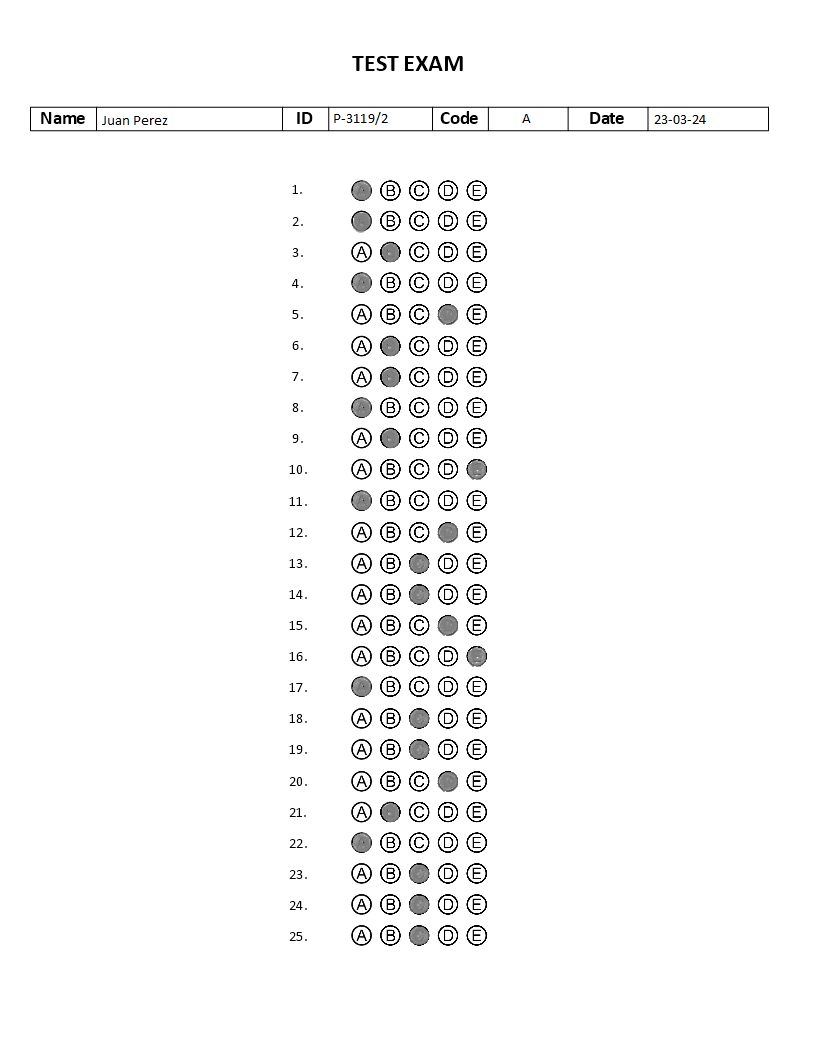
#> input picture multiple_choice_1.png, 816 x 1056 px
$ python ejercicio_2d.py
#> lines starting #> are read from the running program, lines starting #| are printed output that depends on the picture; after the words box and inside, x2 and y2 are one past the last pixel; in counts of white or black regions, pixels touching at a corner belong together
### ej2_b.py
import cv2
import numpy as np
import matplotlib.pyplot as plt
from acciones.funciones import corregir, adecuar

# Funcion para obtener el renlgon de datos del examen --> devuelve la iamgen ya recortada
def obtener_renglon_de_datos(examen):
    """
    Devuelve la imagen del renglón de los campos a analizar
    """
#> called with examen = 'multiple_choice_1.png'
    img = cv2.imread(examen, cv2.IMREAD_GRAYSCALE)
    umbral, umbralizada = cv2.threshold(img, 120, 255, cv2.THRESH_BINARY)
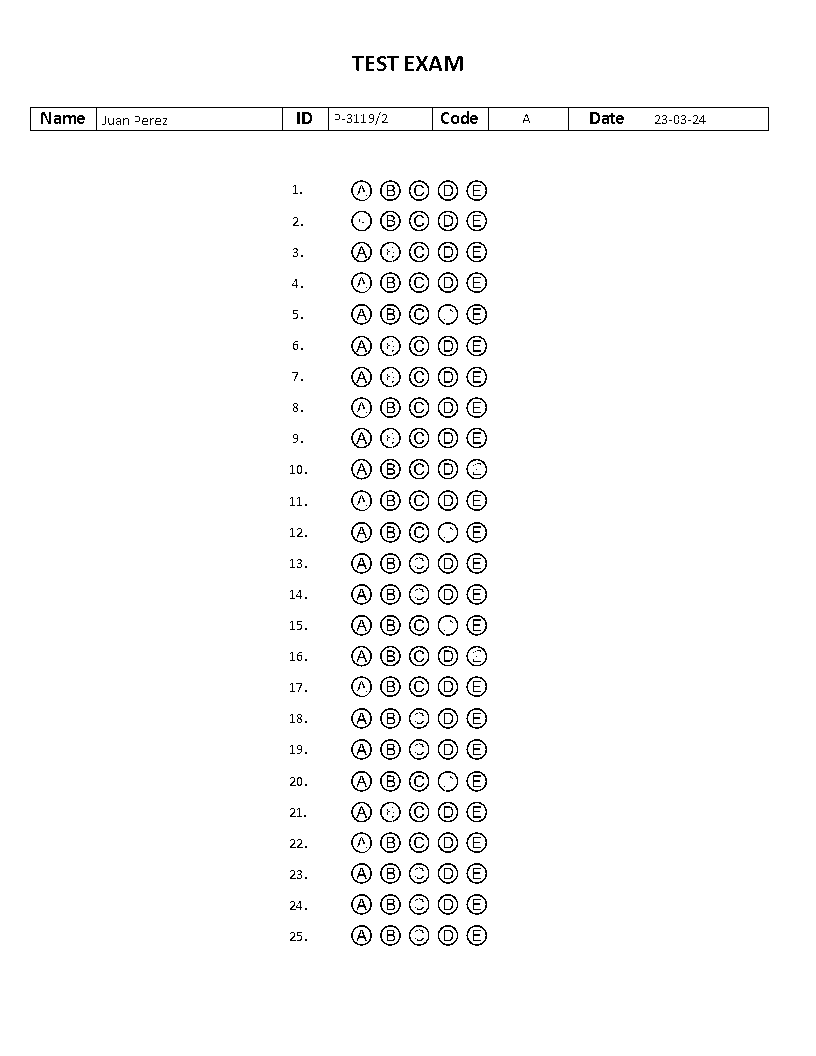
#> umbralizada: shape (1056, 816); 97.6% white; black in thin lines or dots, all inside (x1, y1, x2, y2) = (30, 56, 769, 946)

    # Verificar que umbral no sea None
    if umbral is not None:
        umbralizada = np.uint8(umbralizada)  # Convertir la imagen a tipo uint8
        img_neg = umbralizada == 0  # True -> blanco, False --> negro

        # [5 lines of commented-out code are left out]

        img_row_zeros = img_neg.any(axis=1)
        x = np.diff(img_row_zeros)
        renglones_indxs = np.argwhere(x)  # me devuelve donde empieza y termina el renglon, me interesa la pos 2 y 3
#> renglones_indxs = 54 values from 55 to 945
        renglon_de_datos = [renglones_indxs[2], renglones_indxs[3]]
#> renglon_de_datos = [[106], [130]]

        # Genero imagen para pasar como argumento a la otra que analiza el texto
        recorte_renglon = img[renglon_de_datos[0][0]:renglon_de_datos[1][0], :]

        return recorte_renglon
    else:
        print("Error: Umbral es None")
        return None

def obtener_datos_de_campos(imagen):
    """
    Funcion que devuelve una lista con las imagenes de los campos completados
    """
    campos = imagen

    _, umbral = cv2.threshold(campos, 220, 255, cv2.THRESH_BINARY)
    contornos, _ = cv2.findContours(umbral, cv2.RETR_EXTERNAL, cv2.CHAIN_APPROX_SIMPLE)
#> contornos = 10 contours; largest, box (x1, y1, x2, y2) and area: (97, 2, 282, 24) 3864, (649, 2, 768, 24) 2478, (330, 2, 432, 24) 2121, (569, 2, 647, 24) 1617, (489, 2, 567, 24) 1617

    campos = []

    for c in contornos:
        x, y, w, h = cv2.boundingRect(c)

        if w > 77:
          # chequeo que la posiscion de x no sea 569 porque coincide con el ancho del campo de codigo
          if x == 569:
            continue

          campos.append((x, y, w, h))
#> this loop made 10 passes
#> (c, x, y, w, h) on passes 1 to 7: ([[649, 2], [649, 23], [767, 23], [767, 2]], 649, 2, 119, 22), ([[569, 2], [569, 23], [646, 23], [646, 2]], 569, 2, 78, 22), ([[489, 2], [489, 23], [566, 23], [566, 2]], 489, 2, 78, 22), ([[433, 2], [433, 23], [487, 23], [487, 2]], 433, 2, 55, 22), ([[330, 2], [330, 23], [431, 23], [431, 2]], 330, 2, 102, 22), ([[283, 2], [283, 23], [327, 23], [327, 2]], 283, 2, 45, 22), ([[97, 2], [97, 23], [281, 23], [281, 2]], 97, 2, 185, 22)
#> after the loop, campos = [(649, 2, 119, 22), (489, 2, 78, 22), (330, 2, 102, 22), (97, 2, 185, 22)]

    # Genero imagenes para pasar como argumento a la otra que analiza los caracteres:
    indv_datos_del_examen=[]
    campos_a_retornar=imagen.copy()
    for x, y, w, h in campos:
      indv_datos_del_examen.append(campos_a_retornar[y+3:y+h-3, x+3:x+w-3]) # Agrego los recortes de los campos, el +3, -3 para descartar los borde
#> this loop made 4 passes
#> (x, w) on passes 1 to 4: (649, 119), (489, 78), (330, 102), (97, 185)
#> after the loop, indv_datos_del_examen = 4 items

    return indv_datos_del_examen

def contar_componentes(campos):
    """
    Función que cuenta los caracteres de mi imagen
    """
    componentes={}
    con = 0

    for imagen in campos:
      ret, thresh = cv2.threshold(imagen, 127, 255, 0)

      #cv2 Componets detecta los blancos como porciones de componentes --> hay que invertir los bits
      img = cv2.bitwise_not(thresh)
      output = cv2.connectedComponentsWithStats(img)
      caracteres = output[0]-1

      stats = output[2]
      sort_index = np.argsort(stats[:, 0])
      stats = stats[sort_index]

      # Descartar las componentes de ancho pequeño
      for i in range(len(stats)):
        if i >= 1:
          anchura = stats[i][2]
          if anchura <= 2:
             caracteres = caracteres -1

      espacios =  []
      for i in range(len(stats)):
        if i > 1: # para calcular la diferencia con el anterior
          val_espacio = stats[i][0]-(stats[i-1][0]) # calculo la diferencia entre la cordenada x de mi componente siguiente y la anterior
          if val_espacio > 9 and  i > 2: # > 2 Es para descartar el vector de mi primer componente. Porque las masyusculas tienden a ser mas anchas y no corresponden a espacios
            espacios.append(val_espacio)

      clave = f"campo_{con}"
      componentes[clave] = (caracteres, len(espacios))
      con = con + 1

    return componentes

def validar_caracteres(componentes):

  for val, keys in componentes.items():
    n_caracteres = keys[0]
    espacios = keys[1]

    if val == "campo_1":
       if n_caracteres == 1:
          print("CODE:OK")
       else:
          print("CODE: MAL")

    if val == "campo_2" or val == "campo_0":
       if n_caracteres == 8:
          if val == "campo_0":
            print("DATE:OK")
          else:
            print("ID:OK")
       else:
          if val == "campo_0":
            print("DATE:MAL")
          else:
            print("ID: MAL" )

    if val == "campo_3":
       if n_caracteres > 1 and  n_caracteres <= 25 and espacios == 1:
          print("NAME:OK")
       else:
          print("NAME: MAL" )

def main(multiple_choice):
  '''Función para retornar el nombre del exámen y el número de respuestas correctas'''
  lista_de_examenes = multiple_choice
  resultados = []  # Lista para almacenar los resultados de los exámenes
  ex_id = 0

  for examen in lista_de_examenes:
     print(f"Examen: {ex_id}-{examen}")
     renglon = obtener_renglon_de_datos(examen)
     #plt.figure(), plt.imshow(renglon, cmap='gray'),  plt.show(block=True)
     datos_de_los_campos = obtener_datos_de_campos(renglon)
#> datos_de_los_campos = 4 items
     #plt.figure(), plt.imshow(datos_de_los_campos[0], cmap='gray'),  plt.show(block=True)
     componentes = contar_componentes(datos_de_los_campos)
#> the loop in contar_componentes, `for imagen in campos:` made 4 passes
#> (sort_index, clave) on passes 1, 3, 4: ([0, 1, 2, 7, 3, 4, 8, 5, 6], 'campo_0'), ([0, 2, 11, 3, 4, 8, 5, 9, 6, 10, 1, 7], 'campo_2'), ([0, 1, 3, 4, 5, 2, 6, 7, 8, 9], 'campo_3')
#> after the loop in contar_componentes, `for imagen in campos:`: componentes = {'campo_0': (8, 0), 'campo_1': (1, 0), 'campo_2': (8, 0), 'campo_3': (9, 1)}; con = 4
     #print(componentes)
     validar_caracteres(componentes)
#> the loop in validar_caracteres, `for val, keys in componentes.items():` made 4 passes
#> (printed output is left out)
     # Calcular el número de respuestas correctas
     correccion_exam = corregir(adecuar(examen))
     respuestas_correctas = sum(1 for estado in correccion_exam.values() if estado == 'OK')
     resultados.append((examen, respuestas_correctas))
     ex_id += 1

  return resultados


m_choice=['PDI\multiple_choice_1.png','PDI\multiple_choice_2.png', 'PDI\multiple_choice_3.png', 'PDI\multiple_choice_4.png', 'PDI\multiple_choice_5.png']
m_choice2=['multiple_choice_1.png','multiple_choice_2.png', 'multiple_choice_3.png', 'multiple_choice_4.png', 'multiple_choice_5.png']
main(m_choice2)

### acciones/funciones.py
import cv2
import numpy as np
import matplotlib.pyplot as plt

# [224 lines left out: functions ecualizacionLocal, obtener_renglon_de_datos, obtener_datos_de_campos, contar_componentes, validar_caracteres, obtener_campo_nombre and 2 more, not called in this run]

def adecuar(NombreImagen:str):
    '''
    Toma la imagen leida y extrae solamente la parte del examen
    '''
#> called with NombreImagen = 'multiple_choice_1.png'
    img = cv2.imread(NombreImagen, cv2.IMREAD_GRAYSCALE)
    #---------- UMBRALADO ------------
    '''
    Las siguientes líneas llevan los píxeles menores de 150 a 0 y,
    los mayores, a 255, quedando una imagen solo con blancos y negros.
    '''
    img[img < 150] = 0 #umbralado negro
    img[img > 150] = 255 #Umbralado blanco

    #----- RECORTAR EL ENCABEZADO -----
    y = 140
    imgRecortada = img[y:]
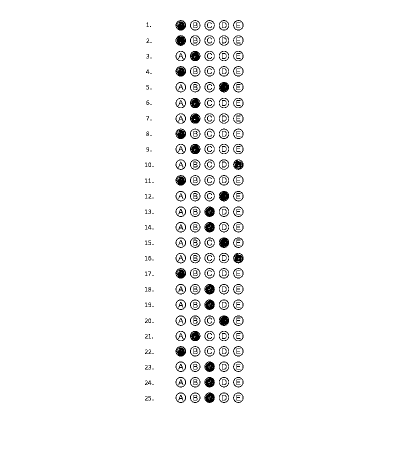
#> imgRecortada: shape (916, 816) (shown at 1/2 size); min 0, max 255, mean 247.3

    #------ SELECCIONAR SOLO LAS RESPUESTAS -------

    '''
    Razonamiento:

    Como la imagen tiene 916 pixeles en sus columnas
    podemos decir que una fila toda blanca tendra una suma
    de 255*816. Por lo tanto, si la suma de la fila da un valor
    menor a ese numero, podemos decir que ya hay algun valr igual
    a 0
    '''
    #Recortar filas
    def sumar_filas(matriz):
        '''
        Recibe un array de mas de una dimensión, recorre la dimensión
        inferior y realiza la suma de sus elementos.
        '''
        suma_filas = []
        for fila in matriz:
            suma = sum(fila)
            suma_filas.append(suma)
#> this loop made 916 passes
#> suma on passes 1 to 3: 208080, 208080, 208080
#> after the loop, suma_filas = 916 values, max 208080 at index 0, min 188700 at index 707, mean 201756.4
        return suma_filas

    sumaFilas = sumar_filas(imgRecortada) #lista de longitud = filas matriz con la suma de cada fila
#> sumaFilas has the same summary as suma_filas in sumar_filas

    cant_filas, cant_columnas = imgRecortada.shape

    contador = 1
    for i in sumaFilas:
        if i != 255*cant_columnas:
            #print(f'La fila n° {contador} es la primera con un valor distinto de blanco')
            break
        contador += 1
#> this loop made 41 passes
#> after the loop, contador = 41


    examenRecorte1 = imgRecortada[contador-1:]
    examenRecorte2 = examenRecorte1[:766] #766 es el alto del examen

    #Recortar columnas

    imgTraspuesta = examenRecorte2.T #trasponemo'
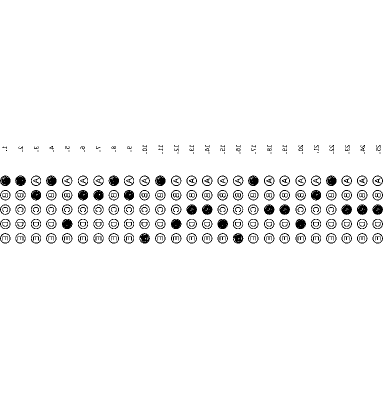
#> imgTraspuesta: shape (816, 766) (shown at 1/2 size); min 0, max 255, mean 245.7

    sumaColumnas = sumar_filas(imgTraspuesta)
#> sumaColumnas = 816 values, max 195330 at index 0, min 97500 at index 444, mean 188231.5

    cant_filas,cant_columnas = examenRecorte2.shape

    contador = 1
    for i in sumaColumnas:
        if i != 255*cant_filas:
            #print(f'La columna n° {contador} es la primera con un valor distinto de blanco')
            break
        contador += 1
#> after the loop, contador = 291

    imagenRecorte3 = examenRecorte2[:,contador-1:]
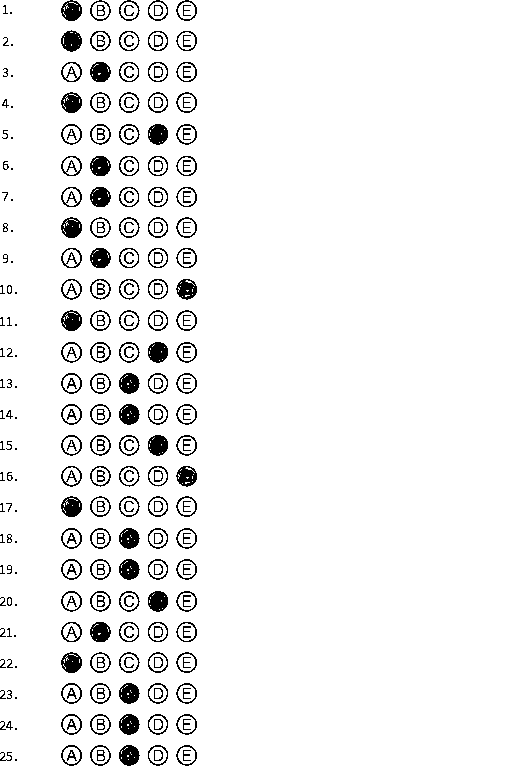
#> imagenRecorte3: shape (766, 526); min 0, max 255, mean 240.6
    ancho_examen = 197

    examen = imagenRecorte3[:,:ancho_examen] #Imagen sobre la que trabajar
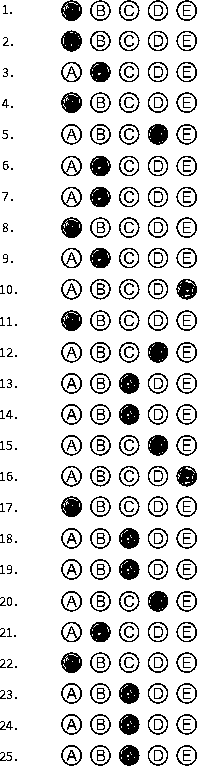
#> examen: shape (766, 197); min 0, max 255, mean 216.6

    return examen

def corregir(examen):

    #img = cv2.imread(examen, cv2.IMREAD_GRAYSCALE)
    img = examen

    respuestasCorrectas = {
        1: 'A',
        2: 'A',
        3: 'B',
        4: 'A',
        5: 'D',
        6: 'B',
        7: 'B',
        8: 'C',
        9: 'B',
        10: 'A',
        11: 'D',
        12: 'A',
        13: 'C',
        14: 'C',
        15: 'D',
        16: 'B',
        17: 'A',
        18: 'C',
        19: 'C',
        20: 'D',
        21: 'B',
        22: 'A',
        23: 'C',
        24: 'C',
        25: 'C'
    }

    separacion_entre_letras = 6
    ancho_de_las_letras = 23

    lista = []
    cantidad_preguntas = 25
    longitud_renglon = 20
    espacio_entre_renglones = 11

    for i in range(cantidad_preguntas):
        inicio = longitud_renglon * i + espacio_entre_renglones * i
        fin = inicio + 20
        lista.append(img[inicio:fin,:])
#> after the loop, lista = 25 items

    '''
    Las preguntas ya estan separadas.
    Ahora hay que ver como comprobar cual fue la que se seleccionó.
    Para ello se nos ocurrió hacerlo por posición y sumando los valores.
    Es evidente que una letra marcada tendrá una suma de sus valores muy baja
    porque la mayoria de sus valores son = 0.
    Se nos ocurrió tomar la fila de en medio de cada respuesta, separar por posicion
    y realizar la suma de sus filas. Aquella que posea una suma más baja será la
    seleccionada.
    '''

    respuestasAlumno = {}

    contador = 1
    for respuesta in lista:
        #Seteo las posiciones para cada letra
        A = sum(respuesta[10:11,61:81][0])
        B = sum(respuesta[10:11,90:111][0])
        C = sum(respuesta[10:11,119:140][0])
        D = sum(respuesta[10:11,148:168][0])
        E = sum(respuesta[10:11,177:197][0])

        opciones = [A,B,C,D,E]

        menorValor = min(opciones)

        if menorValor == opciones[0]:
            respuestasAlumno[contador] = 'A'
            contador+=1
        elif menorValor == opciones[1]:
            respuestasAlumno[contador] = 'B'
            contador+=1
        elif menorValor == opciones[2]:
            respuestasAlumno[contador] = 'C'
            contador+=1
        elif menorValor == opciones[3]:
            respuestasAlumno[contador] = 'D'
            contador+=1
        else:
            respuestasAlumno[contador] = 'E'
            contador+=1
#> this loop made 25 passes
#> (A, B, C, D, E, menorValor) on passes 1 to 8: (510, 2550, 4080, 4080, 2550, 510), (255, 3315, 4335, 4080, 4080, 255), (3315, 0, 4335, 4080, 4080, 0), (0, 3570, 4080, 4080, 4080, 0), (3315, 2550, 4080, 405, 2550, 405), (3570, 255, 4335, 4080, 2550, 255), (3570, 255, 4335, 4080, 2550, 255), (510, 2550, 4080, 4080, 2550, 510)
#> after the loop, contador = 26; respuestasAlumno = 25 items

    #COMPARACION CON LAS RESPUESTAS CORRECTAS
    correccion = {}

    for i in range(1,25+1):
        if respuestasAlumno[i] == respuestasCorrectas[i]:
            correccion[f'Pregunta {i}'] = 'OK'
        else:
            correccion[f'Pregunta {i}'] = 'MAL'
#> after the loop, correccion = 25 items

    return correccion

# [38 lines left out: function contar_componentes, not called in this run]

### ejercicio_2d.py
import cv2
import numpy as np
import matplotlib.pyplot as plt
from ej2_b import obtener_renglon_de_datos, obtener_datos_de_campos, main
#> in main, `respuestas_correctas = sum(1 for estado in correccion_exam.values() if..`: respuestas_correctas = 20

def obtener_campo_nombre(examen):
    '''Función que evuelve los crop de los campos name'''
    renglon = obtener_renglon_de_datos(examen)
    # Como sé que el ultimo campo es el nombre, me quedo con ese
    name = obtener_datos_de_campos(renglon)[3]
    #plt.figure(), plt.imshow(renglon, cmap='gray'),  plt.show(block=True)
    return name

def generar_imagen_salida(resultados):
    '''Función para generar la imágen de salida'''
    # Crear una imagen en blanco para la salida
    height = len(resultados) * 60
    width = 600
    #output_image = np.ones((height, width, 3), np.uint8) * 255
    output_image = np.ones((height, width), np.uint8) * 255

    # Iterar sobre los resultados y generar los crops de los campos Name
    y = 20
    for examen, respuestas_correctas in resultados:
        # Obtener el campo Name del examen
        campo_name = obtener_campo_nombre(examen)
        h, w = campo_name.shape[:2]
        # Dibujar el crop del campo Name en la imagen de salida
        output_image[y:y+h, :w] = campo_name
        # Escribir el nombre del examen y el número de respuestas correctas
        if respuestas_correctas >= 20:
            text = f"Examen {examen}: APROBADO"
        else:
            text = f"Examen {examen}: DESAPROBADO"
        cv2.putText(output_image, text, (w + 10, y + h // 2),
                    cv2.FONT_HERSHEY_SIMPLEX, 0.5, (0, 0, 0), 1)
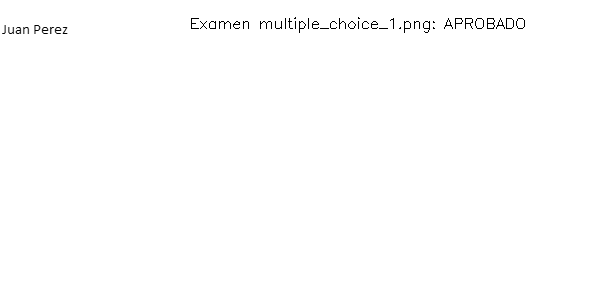
#> output_image: shape (300, 600); min 0, max 255, mean 253.7
        y += h + 10

    # Guardar la imagen de salida
    cv2.imwrite('output_image.png', output_image)
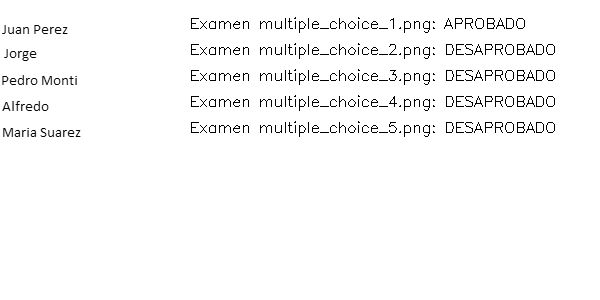
#> saved as output_image.png: shape (300, 600); min 0, max 255, mean 248.2
    plt.imshow(output_image)
    plt.axis('off')
    plt.show()

# Obtener los resultados de los exámenes
resultados_examenes = main(['multiple_choice_1.png','multiple_choice_2.png', 'multiple_choice_3.png', 'multiple_choice_4.png', 'multiple_choice_5.png'])

# Generar la imagen de salida
generar_imagen_salida(resultados_examenes)
